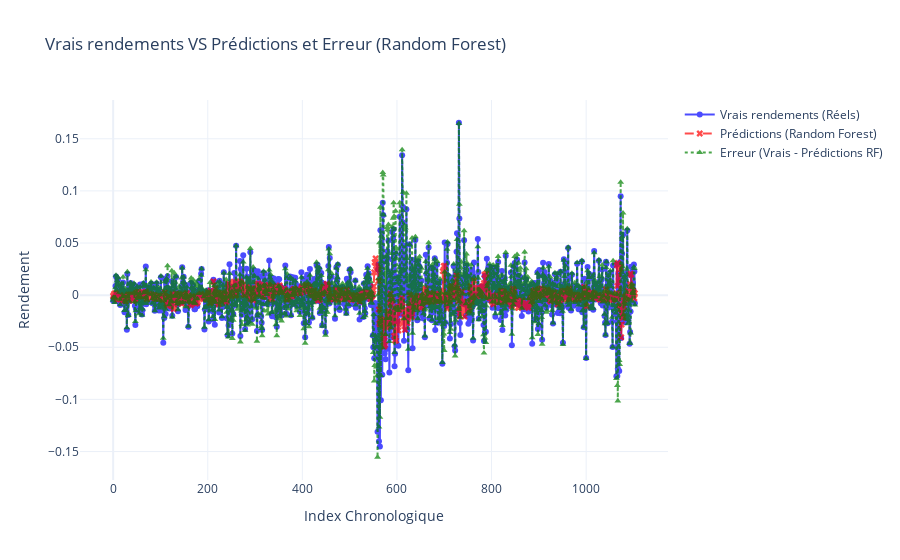

Write notebook code for a chart like this one.
### Code cell
errors_rf = np.array(y_test) - np.array(y_pred_rf)

fig_rf = go.Figure()

# Ajout des vrais rendements
fig_rf.add_trace(go.Scatter(
    x=list(range(len(y_test))),
    y=y_test,
    mode='lines+markers',
    name='Vrais rendements (Réels)',
    line=dict(color='blue', dash='solid'),
    marker=dict(symbol='circle'),
    opacity=0.7
))

# Ajout des prédictions Random Forest
fig_rf.add_trace(go.Scatter(
    x=list(range(len(y_pred_rf))),
    y=y_pred_rf,
    mode='lines+markers',
    name='Prédictions (Random Forest)',
    line=dict(color='red', dash='dash'),
    marker=dict(symbol='x'),
    opacity=0.7
))

# Ajout des erreurs pour Random Forest
fig_rf.add_trace(go.Scatter(
    x=list(range(len(errors_rf))),
    y=errors_rf,
    mode='lines+markers',
    name='Erreur (Vrais - Prédictions RF)',
    line=dict(color='green', dash='dot'),
    marker=dict(symbol='triangle-up'),
    opacity=0.7
))

fig_rf.update_layout(
    title="Vrais rendements VS Prédictions et Erreur (Random Forest)",
    xaxis_title="Index Chronologique",
    yaxis_title="Rendement",
    legend=dict(font=dict(size=12)),
    grid=dict(rows=1, columns=1),
    template="plotly_white"
)

fig_rf.show()

### Figure 1 — Plotly figure (JSON) as saved in the notebook; plotly's stock layout.template omitted (floating-point values rounded to 4 significant figures; data arrays with more than 128 entries replaced by an {"elided": "..."} marker saying what was removed)
{"data": [{"line": {"color": "blue", "dash": "solid"}, "marker": {"symbol": "circle"}, "mode": "lines+markers", "name": "Vrais rendements (Réels)", "opacity": 0.7, "type": "scatter", "x": {"elided": "1104 int values"}, "y": {"elided": "1104 float values"}}, {"line": {"color": "red", "dash": "dash"}, "marker": {"symbol": "x"}, "mode": "lines+markers", "name": "Prédictions (Random Forest)", "opacity": 0.7, "type": "scatter", "x": {"elided": "1104 int values"}, "y": {"elided": "1104 float values"}}, {"line": {"color": "green", "dash": "dot"}, "marker": {"symbol": "triangle-up"}, "mode": "lines+markers", "name": "Erreur (Vrais - Prédictions RF)", "opacity": 0.7, "type": "scatter", "x": {"elided": "1104 int values"}, "y": {"elided": "1104 float values"}}], "layout": {"grid": {"columns": 1, "rows": 1}, "legend": {"font": {"size": 12}}, "title": {"text": "Vrais rendements VS Prédictions et Erreur (Random Forest)"}, "xaxis": {"title": {"text": "Index Chronologique"}}, "yaxis": {"title": {"text": "Rendement"}}}}
